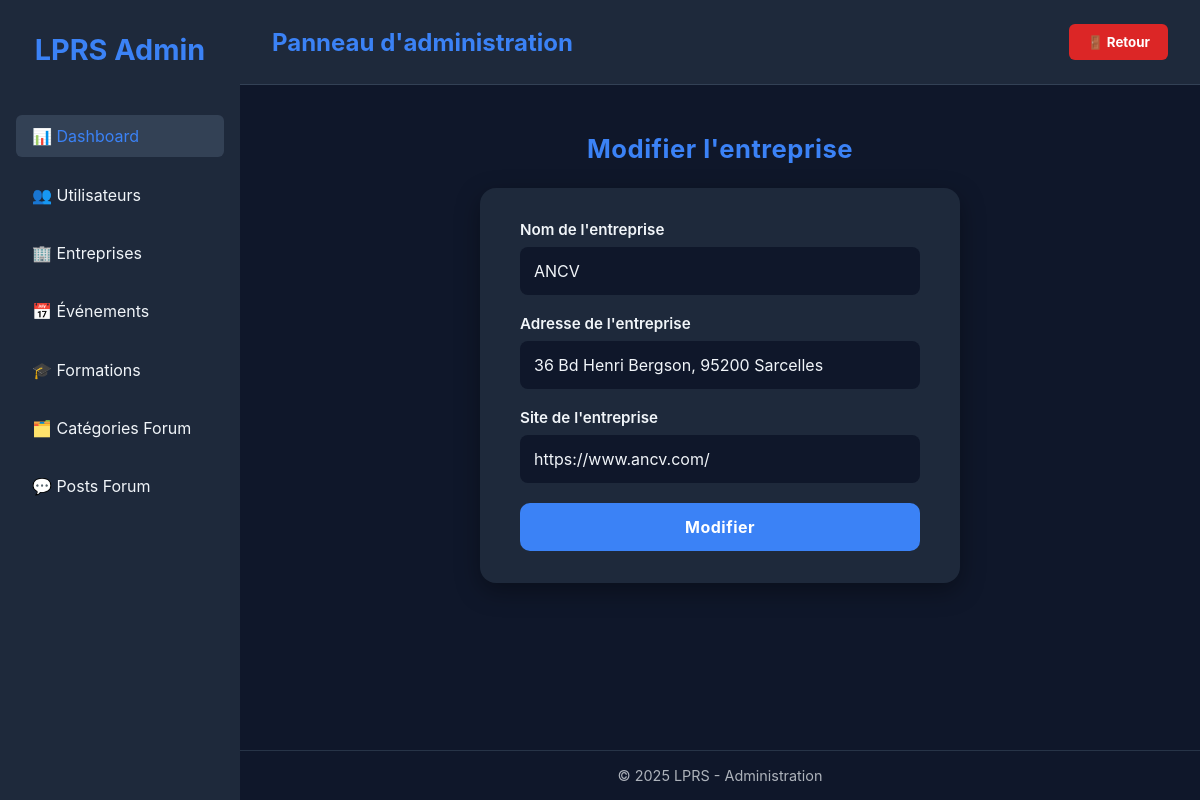
Page /vue/page_admin/crud/ModifEntreprise.php?id=1 on the committed database.
### tables this page shows
CREATE TABLE IF NOT EXISTS `entreprise` (
  `id_entreprise` int NOT NULL AUTO_INCREMENT,
  `nom` varchar(255) NOT NULL,
  `adresse` varchar(255) DEFAULT NULL,
  `site_web` varchar(255) DEFAULT NULL,
  PRIMARY KEY (`id_entreprise`)
);

### src/repository/EntrepriseRepository.php (called while the page is built, shortened)
<?php
class EntrepriseRepository
{
    private $bdd;
    public function __construct()
    {
        $this->bdd = new BDD();
    }
    public function detailEntreprise($id)
    {
        $sql = 'SELECT * FROM entreprise WHERE id_entreprise = :id';
        $req = $this->bdd->getBdd()->prepare($sql);
        $req->execute(['id' => $id]);
        return $req->fetch(PDO::FETCH_ASSOC);
    }
}

### src/bdd/BDD.php (called while the page is built)
<?php
class BDD
{
    private $bdd;
    public function __construct()
    {
            $this->bdd = new PDO('mysql:host=localhost;dbname=projetlprs;charset=utf8', 'root', '');
    }
    public function getBDD()
    {
        return $this->bdd;
    }
}

### src/modele/Entreprise.php (called while the page is built, shortened)
<?php
class Entreprise
{
    private $nom;
    private $adresse;
    private $site_web;
    public function hydrate(array $donnees)
    {
        foreach ($donnees as $key => $value) {
            $method = 'set'.ucfirst($key);
        }
    }
    public function getNom()
    {
        return $this->nom;
    }
    public function setNom($nom)
    {
        $this->nom = $nom;
    }
    public function getAdresse()
    {
        return $this->adresse;
    }
    public function setAdresse($adresse)
    {
        $this->adresse = $adresse;
    }
    public function getSiteWeb()
    {
        return $this->site_web;
    }
    public function setSiteWeb($site_web)
    {
        $this->site_web = $site_web;
    }
}

### vue/page_admin/crud/ModifEntreprise.php (the view, shortened to what this page needs)
<?php
require_once "../../../src/bdd/BDD.php";
require_once "../../../src/repository/EntrepriseRepository.php";
require_once "../../../src/modele/Entreprise.php";
$page = $_GET['page'] ?? 'dashboard';
$EntrepriseRepository = new EntrepriseRepository();
$entreprise = $EntrepriseRepository->detailEntreprise($_GET["id"]);
$entreprise = new Entreprise([
    'idEntreprise' => $entreprise["id_entreprise"],
    'nom' => $entreprise["nom"],
    'adresse' => $entreprise["adresse"],
    'siteWeb' => $entreprise["site_web"],
]);
?>
<!DOCTYPE html>
<html lang="fr">
<head>
</head>
<body>
<aside class="sidebar">
    <div class="sidebar-header">
        <h2>LPRS Admin</h2>
    </div>
    <ul class="sidebar-menu">
        <li><a href="../../PageAdmin.php?page=dashboard" class="<?= ($page=='dashboard')?'active':'' ?>">📊 Dashboard</a></li>
        <li><a href="../../PageAdmin.php?page=utilisateur" class="<?= ($page=='utilisateur')?'active':'' ?>">👥 Utilisateurs</a></li>
        <li><a href="../../PageAdmin.php?page=entreprise" class="<?= ($page=='entreprise')?'active':'' ?>">🏢 Entreprises</a></li>
        <li><a href="../../PageAdmin.php?page=evenement" class="<?= ($page=='evenement')?'active':'' ?>">📅 Événements</a></li>
        <li><a href="../../PageAdmin.php?page=formation" class="<?= ($page=='formation')?'active':'' ?>">🎓 Formations</a></li>
        <li><a href="../../PageAdmin.php?page=categorie_forum" class="<?= ($page=='categorie_forum')?'active':'' ?>">🗂️ Catégories Forum</a></li>
        <li><a href="../../PageAdmin.php?page=post_forum" class="<?= ($page=='post_forum')?'active':'' ?>">💬 Posts Forum</a></li>
    </ul>
</aside>
<main class="main">
    <header class="topbar">
        <h1>Panneau d'administration</h1>
        <form action="../../PageAdmin.php" method="post" style="margin:0;">
            <button type="submit" class="logout-btn">🚪 Retour</button>
        </form>
    </header>
    <div class="content">
        <h2 class="form-title">Modifier l'entreprise</h2>
        <form action="../../../src/traitement/Entreprise/TraitementModifEntreprise.php" method="post" class="add-form">
            <div class="form-group">
                <label for="nom">Nom de l'entreprise</label>
                <input type="text" id="nom" name="nom" value="<?=$entreprise->getNom()?>">
            </div>
            <div class="form-group">
                <label for="adresse">Adresse de l'entreprise</label>
                <input type="text" id="adresse" name="adresse" value="<?=$entreprise->getAdresse()?>">
            </div>
            <div class="form-group">
                <label for="siteWeb">Site de l'entreprise</label>
                <input type="text" id="siteWeb" name="siteWeb" value="<?=$entreprise->getSiteWeb()?>">
            </div>
            <input type="submit" value="Modifier" class="btn-submit" >
        </form>
    </div>
    <footer class="footer">
        <p>&copy; 2025 LPRS - Administration</p>
    </footer>
</main>
</body>
</html>

### vue/page_admin/crud/ModifEntreprise.php (style rules this page uses)
:root { --bg: #0f172a; --bg-light: #1e293b; --text: #f1f5f9; --accent: #3b82f6; --card: #1e293b; --hover: #334155; --danger: #dc2626; }
* { margin: 0; padding: 0; box-sizing: border-box; font-family: "Inter", sans-serif; }
body { display: flex; height: 100vh; background: var(--bg); color: var(--text); }
.sidebar { width: 240px; background: var(--bg-light); display: flex; flex-direction: column; padding: 2rem 1rem; }
.sidebar-header { font-size: 1.2rem; font-weight: bold; color: var(--accent); margin-bottom: 2rem; text-align: center; }
.sidebar-menu { list-style: none; }
.sidebar-menu li { margin: 1rem 0; }
.sidebar-menu a { text-decoration: none; color: var(--text); padding: 0.7rem 1rem; display: block; border-radius: 6px; transition: background 0.2s ease; }
.sidebar-menu a:hover, .sidebar-menu a.active { background: var(--hover); color: var(--accent); }
.main { flex: 1; display: flex; flex-direction: column; overflow: auto; }
.topbar { background: var(--bg-light); padding: 1.5rem 2rem; border-bottom: 1px solid #334155; display: flex; justify-content: space-between; align-items: center; }
.topbar h1 { font-size: 1.5rem; color: var(--accent); }
.logout-btn { background-color: var(--danger); color: white; border: none; padding: 10px 18px; border-radius: 6px; cursor: pointer; font-weight: bold; transition: background 0.3s ease; }
.content { padding: 2rem; }
.footer { text-align: center; padding: 1rem; border-top: 1px solid #334155; margin-top: auto; font-size: 0.9rem; opacity: 0.7; }
.content { padding: 3rem; display: flex; flex-direction: column; align-items: center; }
.form-title { font-size: 1.6rem; color: var(--accent); margin-bottom: 1.5rem; text-align: center; letter-spacing: 0.5px; }
.add-form { background: var(--card); padding: 2rem 2.5rem; border-radius: 16px; box-shadow: 0 8px 24px rgba(0, 0, 0, 0.35); width: 100%; max-width: 480px; transition: transform 0.3s ease, box-shadow 0.3s ease; }
.form-group { display: flex; flex-direction: column; margin-bottom: 1.2rem; }
.form-group label { font-weight: 600; color: var(--text); margin-bottom: 0.5rem; font-size: 0.95rem; }
.form-group input { background: var(--bg); border: 2px solid transparent; border-radius: 8px; padding: 0.75rem; color: var(--text); font-size: 1rem; transition: all 0.2s ease; }
.form-group input::placeholder { color: #94a3b8; opacity: 0.8; }
.btn-submit { background: var(--accent); color: white; font-weight: 700; border: none; border-radius: 10px; padding: 0.9rem 1.2rem; cursor: pointer; width: 100%; font-size: 1rem; letter-spacing: 0.5px; transition: background 0.3s ease, transform 0.2s ease; }

### rows in the picture
entreprise: nom "ANCV", adresse "36 Bd Henri Bergson, 95200 Sarcelles", siteWeb "https://www.ancv.com/"
